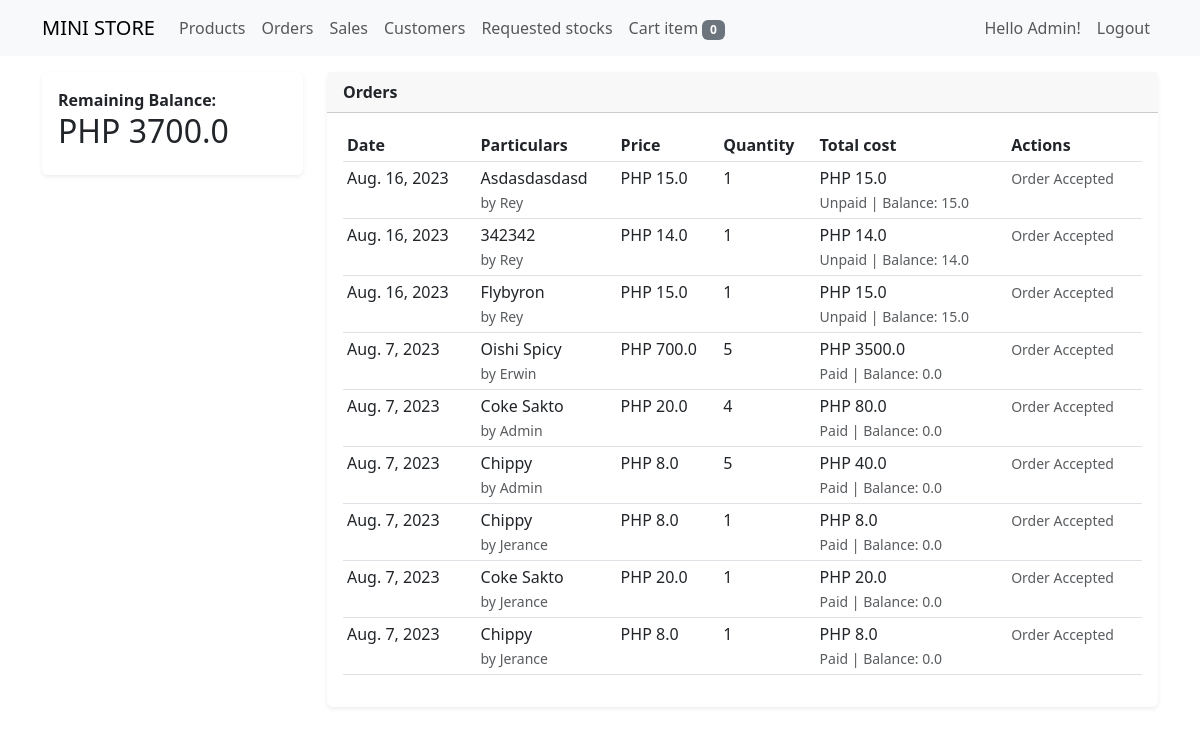
The app's page /orders (signed in) with its own data.
### store/models.py (models this page shows, shortened)
class OrderTransaction(models.Model):
    order_id = models.CharField(max_length=12, unique=True)
    customer = models.ForeignKey(User, on_delete=models.CASCADE)
    product = models.ForeignKey(Product, on_delete=models.CASCADE)
    price = models.FloatField()
    quantity = models.PositiveIntegerField()
    total_amount = models.FloatField()
    is_paid = models.BooleanField(default=False)
    is_accepted = models.BooleanField(default=False)
    created = models.DateTimeField(auto_now_add=True)
    class Meta:
        ordering = ['-is_accepted','-created']
    @property
    def get_cost(self):
        cost = self.price * self.quantity
        return cost
    @property
    def balance(self):
        if not self.is_paid:
            balance = self.get_cost
        else:
            balance = 0.0
        return balance

class TimeStampedModel(models.Model):
    created = models.DateTimeField(auto_now_add=True)
    updated = models.DateTimeField(auto_now=True)
    class Meta:
        ordering = ('-updated','-created')

class Product(TimeStampedModel):
    user = models.ForeignKey(User, on_delete=models.CASCADE)
    bar_code = models.CharField(max_length=20, unique=True)
    name = models.CharField(max_length=200)
    category = models.ForeignKey(Category, on_delete=models.CASCADE, blank=True, null=True)
    cost = models.FloatField()
    price = models.FloatField()
    quantity = models.IntegerField()
    image = models.ImageField(upload_to=image_directory_path, blank=True, null=True)
    on_display = models.BooleanField(default=True, verbose_name="this product is available?")

### store/views/order_view.py (the view)
# urls.py: path('orders', order_view, name='order_view'),
@login_required
def order_view(request):
    if request.user.is_superuser:
        orders = OrderTransaction.objects.all()
        balance = orders.filter(Q(is_paid=False) and Q(is_accepted=True)).aggregate(total=(Sum(F('price') * F('quantity'))))
    else:
        orders = OrderTransaction.objects.filter(customer=request.user)
        balance = orders.filter(Q(is_paid=False) and Q(is_accepted=True)).aggregate(total=(Sum(F('price') * F('quantity'))))
    cart = Cart(request)
    cart_items = cart.__len__()
    context = {
        "title": "orders",
        "orders": orders,
        "cart_items": cart_items,
        "balance": balance['total']
    }
    return render(request, 'order_view.html', context)

### store/cartitem.py (called while the page is built)
    def __len__(self):
        return sum(item['quantity'] for item in self.cart.values())

### store/templates/order_view.html (shortened to what this page needs)
{% extends 'base.html' %}
{% block content %}
<div class="row">
    <div class="col-sm-3">
        <div class="card border-0 shadow-sm mt-3">
            <div class="card-body">
                <strong>Remaining Balance:</strong>
                <h2>PHP {{ balance }}</h2>
            </div>
        </div>
    </div>
    <div class="col-sm-9">
        <div class="card border-0 shadow-sm mt-3">
            <div class="card-header">
                <strong>Orders</strong>
            </div>
            <div class="card-body">
                <table class="table table-sm" id="myTable">
                    <thead>
                        <tr>
                            <th>Date</th>
                            <th>
                                Particulars
                            </th>
                            <th>Price</th>
                            <th>Quantity</th>
                            <th>Total cost</th>
                            <th>Actions</th>
                        </tr>
                    </thead>
                    <tbody>
                        {% for order in orders %}
                        <tr>
                            <td>{{ order.created|date }}</td>
                            <td>
                                {{order.product.name|title}} <br>
                                <small class="text-muted">by {{order.customer.username|title}}</small>
                            </td>
                            <td>PHP {{order.price}}</td>
                            <td>{{order.quantity}}</td>
                            <td>
                                PHP {{ order.get_cost }} <br>
                                <small class="text-muted">
                                    {% if not order.is_paid %}
                                    Unpaid
                                    {% else %}
                                    Paid
                                    {% endif %}
                                    | Balance: {{ order.balance }}
                                </small>
                            </td>
                            <td>
                                {% if order.is_accepted %}
                                <small class="text-muted">Order Accepted</small>
                                {% endif %}
                            </td>
                        </tr>
                        {% endfor %}
                    </tbody>
                </table>
            </div>
        </div>
    </div>
</div>
{% endblock %}

### templates/includes/navigation.html (shortened to what this page needs)
{% load crispy_forms_tags %}
<nav class="navbar navbar-expand-lg bg-body-tertiary" style="background-color: #222;">
    <div class="container">
      <a class="navbar-brand" href="{% url 'store:product_view' %}">MINI STORE</a>
      <div class="collapse navbar-collapse" id="navbarSupportedContent">
        <ul class="navbar-nav me-auto mb-2 mb-lg-0">
          <li class="nav-item">
            <a class="nav-link" aria-current="page" href="{% url 'store:product_view' %}">Products</a>
          </li>
          <li class="nav-item">
            <a class="nav-link" aria-current="page" href="{% url 'store:order_view' %}">Orders</a>
          </li>
          {% if perms.auth.view_ordertransaction %}
          <li class="nav-item">
            <a class="nav-link" aria-current="page" href="{% url 'store:sales_view' %}">Sales</a>
          </li>
          {% endif %}
          {% if perms.auth.view_user %}
          <li class="nav-item">
            <a class="nav-link" aria-current="page" href="{% url 'store:customer_view' %}">Customers</a>
          </li>
          {% endif %}
          {% if perms.store.view_itemrequest %}
          <li class="nav-item">
            <a class="nav-link" aria-current="page" href="{% url 'store:item_request_view' %}">Requested stocks</a>
          </li>
          {% endif %}
          <li class="nav-item">
            <a class="nav-link" href="{% url 'store:pos_view' %}">Cart {% if cart_items > 1 %}items <span class="badge text-bg-success"> {{ cart_items }}{% else %}item <span class="badge text-bg-secondary"> {{ cart_items }}{% endif %}</span></a>
          </li>
        </ul>
        <ul class="navbar-nav float-end mb-2 mb-lg-0">
          {% if request.user.is_authenticated %}
          <li class="nav-item">
            <span class="nav-link" aria-current="page">Hello {{request.user.username|title}}!</span>
          </li>
          <li class="nav-item">
            <a class="nav-link" aria-current="page" href="#" data-bs-toggle="modal" data-bs-target="#logoutUser">Logout</a>
          </li>
          {% endif %}
        </ul>
      </div>
    </div>
</nav>

### records on screen
OrderTransaction: created "Aug. 16, 2023", product.name "Asdasdasdasd", customer.username "Rey", price "15.0", quantity "1", get_cost "15.0", shows "Unpaid", balance "15.0", is_accepted "Order Accepted"
OrderTransaction: created "Aug. 16, 2023", product.name "342342", customer.username "Rey", price "14.0", quantity "1", get_cost "14.0", shows "Unpaid", balance "14.0", is_accepted "Order Accepted"
OrderTransaction: created "Aug. 16, 2023", product.name "Flybyron", customer.username "Rey", price "15.0", quantity "1", get_cost "15.0", shows "Unpaid", balance "15.0", is_accepted "Order Accepted"
OrderTransaction: created "Aug. 7, 2023", product.name "Oishi Spicy", customer.username "Erwin", price "700.0", quantity "5", get_cost "3500.0", shows "Paid", balance "0.0", is_accepted "Order Accepted"
OrderTransaction: created "Aug. 7, 2023", product.name "Coke Sakto", customer.username "Admin", price "20.0", quantity "4", get_cost "80.0", shows "Paid", balance "0.0", is_accepted "Order Accepted"
OrderTransaction: created "Aug. 7, 2023", product.name "Chippy", customer.username "Admin", price "8.0", quantity "5", get_cost "40.0", shows "Paid", balance "0.0", is_accepted "Order Accepted"
OrderTransaction: created "Aug. 7, 2023", product.name "Chippy", customer.username "Jerance", price "8.0", quantity "1", get_cost "8.0", shows "Paid", balance "0.0", is_accepted "Order Accepted"
OrderTransaction: created "Aug. 7, 2023", product.name "Coke Sakto", customer.username "Jerance", price "20.0", quantity "1", get_cost "20.0", shows "Paid", balance "0.0", is_accepted "Order Accepted"
OrderTransaction: created "Aug. 7, 2023", product.name "Chippy", customer.username "Jerance", price "8.0", quantity "1", get_cost "8.0", shows "Paid", balance "0.0", is_accepted "Order Accepted"

### other values on screen
{{ cart_items }} "0"
{{ request.user.username|title }} "Admin"
{{ balance }} "3700.0"
